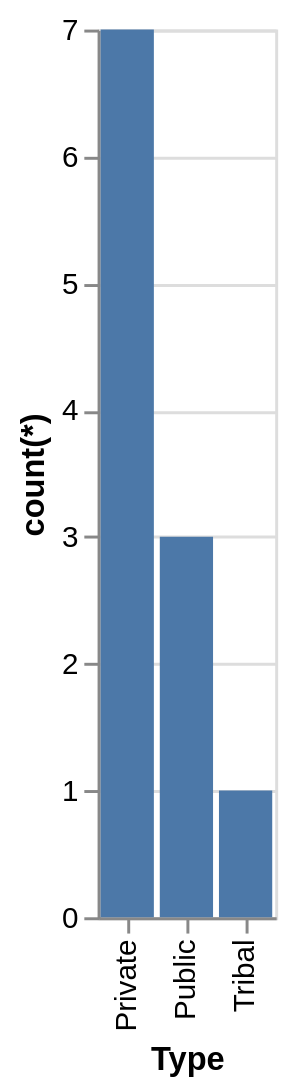

This figure's Vega-Lite source:
### Vega-Lite specification from a JSON file in a GitHub repository (floating-point values rounded to 4 significant figures)
{"data": {"values": [{"x_data": "Private", "y_data": 7}, {"x_data": "Public", "y_data": 3}, {"x_data": "Tribal", "y_data": 1}]}, "mark": "bar", "encoding": {"x": {"field": "x_data", "type": "nominal", "title": "Type", "sort": "ascending"}, "y": {"field": "y_data", "type": "quantitative", "title": "count(*)"}}}
